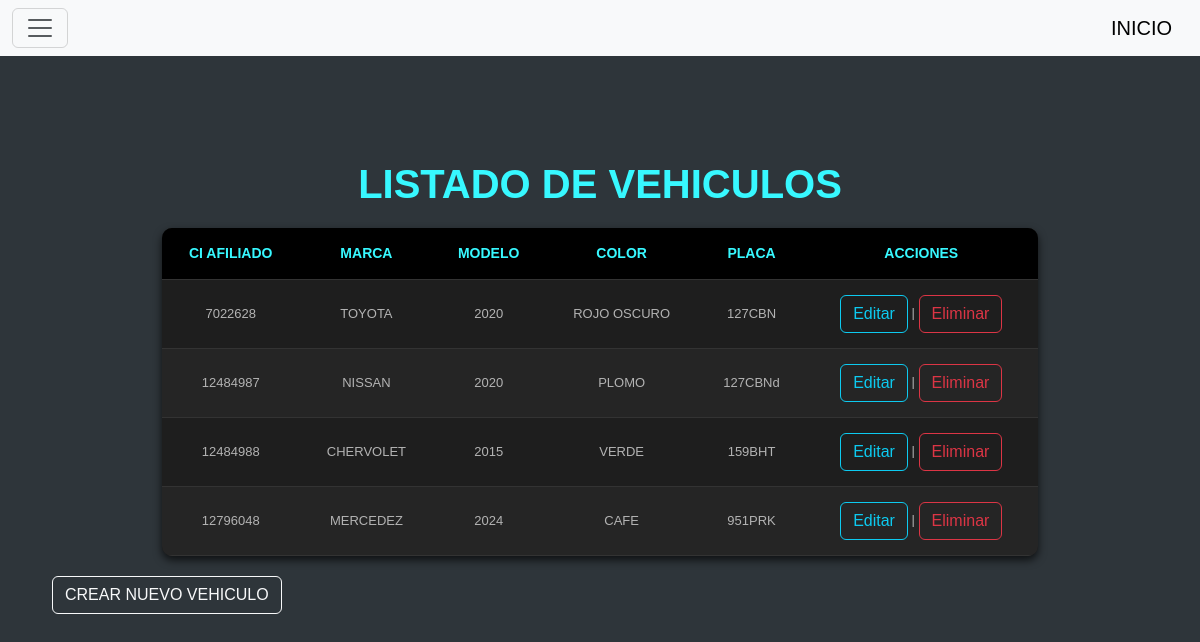
The page /vehiculos (signed in) on the database its author committed.
### tables this page shows
CREATE TABLE vehiculo (
            id INTEGER PRIMARY KEY AUTOINCREMENT,
            ci_afiliado INT,
            marca TEXT NOT NULL,
            modelo TEXT NOT NULL,
            color TEXT NOT NULL,
            numero_chasis TEXT UNIQUE NOT NULL,
            placa TEXT UNIQUE NOT NULL,
            observaciones TEXT,
            FOREIGN KEY (ci_afiliado) REFERENCES afiliado(ci)
        );

### blueprints/vehiculos/__init__.py (the view)
@vehiculos_bp.route("/vehiculos")
@login_required
def index():
    conn = sqlite3.connect("star_service.db")
    conn.row_factory = sqlite3.Row
    cursor = conn.cursor()
    cursor.execute("SELECT * FROM vehiculo")
    vehiculos = cursor.fetchall()
    conn.close()
    return render_template('index_vehiculo.html',vehiculos=vehiculos)

### blueprints/vehiculos/__init__.py (called while the page is built)
def login_required(f):
    @wraps(f)
    def decorated_function(*args, **kwargs):
        if 'id_user' not in session:
            return redirect("/login")
        return f(*args, **kwargs)
    return decorated_function

### blueprints/vehiculos/templates/index_vehiculo.html (shortened to what this page needs)
{% include 'header.html' %}
<div class="container mt-5">
    <h1 class="fw-bold">LISTADO DE VEHICULOS</h1>
    <table class="tabla-gris">
        <thead>
            <tr>
                <th>CI Afiliado</th>
                <th>Marca</th>
                <th>Modelo</th>
                <th>Color</th>
                <th>Placa</th>
                <th>Acciones</th>
            </tr>
        </thead>
        <tbody>
            {% for vehiculo in vehiculos %}
            <tr>
                <td>{{ vehiculo['ci_afiliado'] }}</td>
                <td>{{ vehiculo['marca'] }}</td>
                <td>{{ vehiculo['modelo'] }}</td>
                <td>{{ vehiculo['color'] }}</td>
                <td>{{ vehiculo['placa'] }}</td>
                <td>
                    <a href="{{ url_for('vehiculos.editar', id=vehiculo['id']) }}" class="btn btn-outline-info">Editar</a> |
                    <a href="{{ url_for('vehiculos.eliminar', id=vehiculo['id']) }}" onclick="return confirm('¿Estás seguro?')" class="btn btn-outline-danger">Eliminar</a>
                </td>
            </tr>
            {% endfor %}
        </tbody>
    </table>
    <a href="{{ url_for('vehiculos.crear') }}" class="btn btn-outline-light">CREAR NUEVO VEHICULO</a>
</div>
{% include 'footer.html' %}

### templates/header.html (style rules this page uses)
body { font-family: sans-serif; margin: 40px; background-color: #2e353a; color: #e0e0e0; }
h1 { text-align: center; color: #37f8ff; }
table { width: 80%; margin: 20px auto; border-collapse: collapse; background-color: #1e1e1e; border-radius: 10px; overflow: hidden; box-shadow: 0 4px 8px rgba(0, 0, 0, 0.7); }
th, td { padding: 15px; text-align: center; border-bottom: 1px solid #333; }
th { background-color: #000000; color: #37f8ff; text-transform: uppercase; font-size: 14px; }
tr:nth-child(even) { background-color: #252525; }
tr:nth-child(odd) { background-color: #1e1e1e; }
td { font-size: 13px; color: #b3b3b3; }

### rows shown on the page
vehiculo: ci_afiliado "7022628", marca "TOYOTA", modelo "2020", color "ROJO OSCURO", placa "127CBN"
vehiculo: ci_afiliado "12484987", marca "NISSAN", modelo "2020", color "PLOMO", placa "127CBNd"
vehiculo: ci_afiliado "12484988", marca "CHERVOLET", modelo "2015", color "VERDE", placa "159BHT"
vehiculo: ci_afiliado "12796048", marca "MERCEDEZ", modelo "2024", color "CAFE", placa "951PRK"
